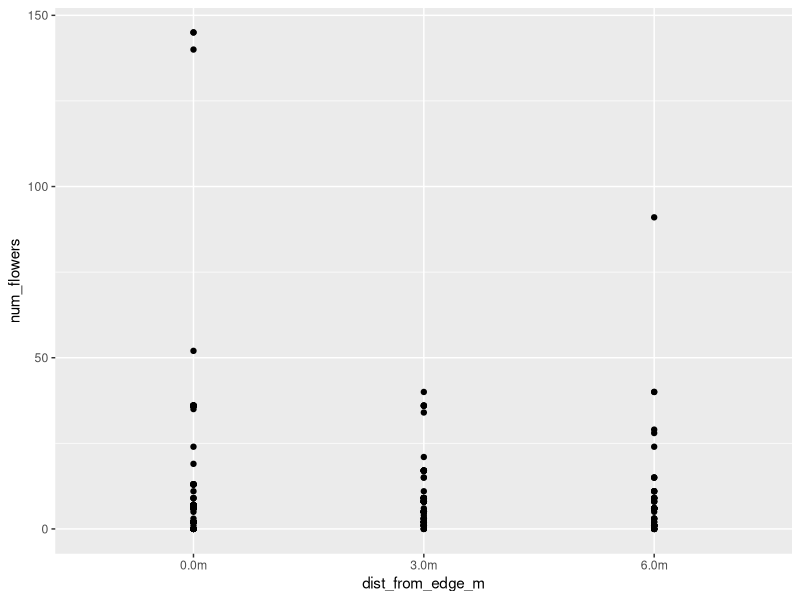

Write the R code that produced this figure.
## ---- chunk 1
knitr::opts_chunk$set(echo = TRUE)
## ---- chunk 2

library(readr)
library(ggplot2)


plant <- read_csv("plant_data.csv")

ggplot(plant, aes(x = dist_from_edge_m, y = num_flowers)) +
  geom_point()

